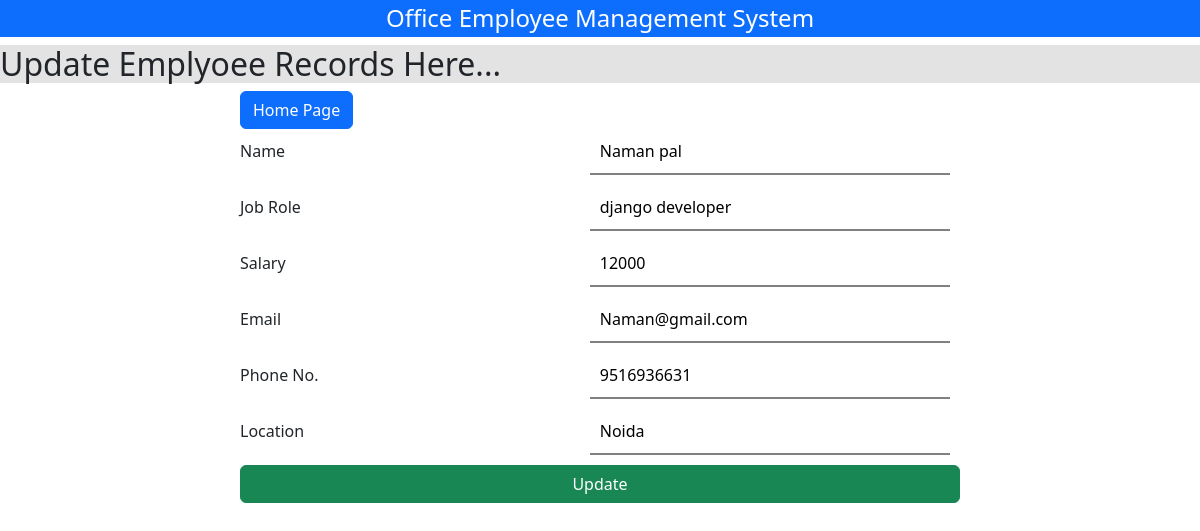
The app's page /update/5/ with its own data.
### mainApp/models.py (models this page shows)
class Employee(models.Model):
    id = models.AutoField(primary_key=True)
    name = models.CharField(max_length=30)
    email = models.EmailField(max_length=50)
    salary = models.IntegerField()
    phone = models.IntegerField()
    role = models.CharField(max_length=30)
    hiredate = models.DateField()
    location = models.CharField(max_length=20,default=None,null=True,blank=True)

### mainApp/views.py (the view, shortened to what this page needs)
# urls.py: path('update/<int:ID>/',views.updateRecord),
def updateRecord(request,ID):
    data = Employee.objects.get(id=ID)
    return render(request,"update.html",{"Data":data})

### mainApp/templates/update.html (shortened to what this page needs)
<!DOCTYPE html>
<html lang="en">
<head>
    <link href="https://cdn.jsdelivr.net/npm/bootstrap@5.2.0-beta1/dist/css/bootstrap.min.css" rel="stylesheet"
>
</head>
<body>
    <h4 class="bg-primary text-white text-center p-1">Office Employee Management System</h4>
    <h2>Update Emplyoee Records Here...</h2>
    <div class="main">
        <div class="center">
            <a class="btn btn-primary" href="/">Home Page</a>
            <form action="" method="post">
                <label>Name</label>
                <input type="text" name="name" placeholder="Enter Employee Name" value="{{Data.name}}">
                <label>Job Role</label>
                <input type="text" name="role" placeholder="Employee Job Role" value="{{Data.role}}">
                <label>Salary</label>
                <input type="number" name="salary" placeholder="Employee Salary" value="{{Data.salary}}">
                <label>Email</label>
                <input type="email" name="email" placeholder="sample@gmail.com" value="{{Data.email}}">
                <label>Phone No.</label>
                <input type="number" name="phone" placeholder="Mobile No." value="{{Data.phone}}">
                <label>Location</label>
                <input type="text" name="location" placeholder="Location" value="{{Data.location}}">
                <button class="btn btn-success w-100">Update</button>
            </form>
        </div>
    </div>
</body>
</html>

### mainApp/templates/update.html (style rules this page uses)
.main { width: 100vw; height: 100vh; }
.center { width: 60vw; margin: auto; }
label { width: 48%; display: inline-block; }
input { width: 50%; padding: 10px; margin-bottom: 10px; border: none; border-bottom: 2px solid grey; }
h2 { background-color: rgb(227, 227, 227); }

### records on screen
Employee: name "Naman pal", role "django developer", salary "12000", email "Naman@gmail.com", phone "9516936631", location "Noida"
